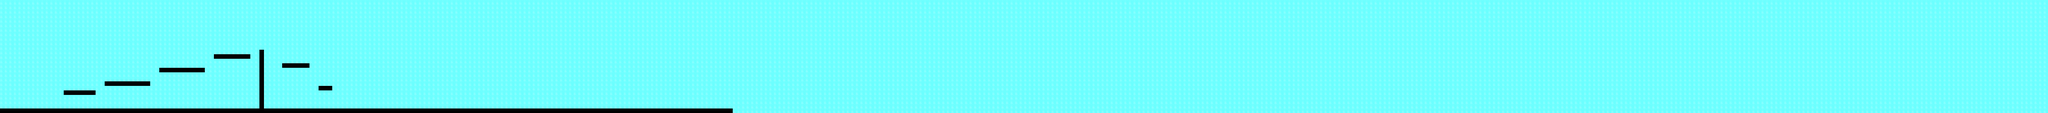

Rendered tile map (Tiled .tmx) drawn with the repository's tilesets; below, a short description and the map source with its tile grids summarised:
An orthogonal 450x25 tile map with 12x12 px tiles, 1 tile layer (Tile Layer 1) and 8 objects.

<map version="1.0" orientation="orthogonal" renderorder="right-down" width="450" height="25" tilewidth="12" tileheight="12" nextobjectid="9">
 <tileset firstgid="1" name="megaman_zx_advent_hunters_base_1_3_tileset_by_m345julian-d9mw4j5" tilewidth="12" tileheight="12" spacing="2" margin="1" tilecount="17612" columns="37">
  <image source="megaman_zx_advent_hunters_base_1_3_tileset_by_m345julian-d9mw4j5.png" width="522" height="6672" />
 </tileset>
 <layer name="Tile Layer 1" width="450" height="25">
  <data>[11250 cells, 11250 non-empty, 2 distinct tile ids]</data>
 </layer>
 <objectgroup name="Object Layer 1">
  <object id="1" x="1" y="288" width="1931" height="14" />
  <object id="2" x="170" y="241" width="82" height="12" />
  <object id="3" x="276" y="217" width="120" height="12" />
  <object id="4" x="421" y="181" width="119" height="11" />
  <object id="5" x="564" y="145" width="96" height="11" />
  <object id="6" x="686" y="132" width="9" height="154" />
  <object id="7" x="744" y="168" width="72" height="12" />
  <object id="8" x="842" y="229" width="34" height="13" />
 </objectgroup>
</map>
